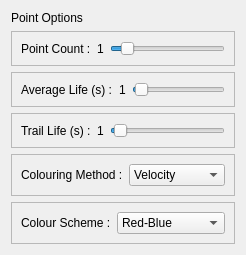
             <widget class="QWidget" name="tab">
              <attribute name="title">
               <string>Gradiant Flow</string>
              </attribute>
              <layout class="QVBoxLayout" name="verticalLayout_5">
               <item>
                <widget class="QLabel" name="label_3">
                 <property name="text">
                  <string>Point Options</string>
                 </property>
                </widget>
               </item>
               <item>
                <widget class="QFrame" name="frame_3">
                 <property name="frameShape">
                  <enum>QFrame::StyledPanel</enum>
                 </property>
                 <property name="frameShadow">
                  <enum>QFrame::Raised</enum>
                 </property>
                 <layout class="QHBoxLayout" name="horizontalLayout">
                  <item>
                   <widget class="QLabel" name="label">
                    <property name="toolTip">
                     <string>Number of points being rendered</string>
                    </property>
                    <property name="text">
                     <string>Point Count :</string>
                    </property>
                   </widget>
                  </item>
                  <item>
                   <widget class="QLabel" name="Label_Point_Count">
                    <property name="text">
                     <string>1</string>
                    </property>
                   </widget>
                  </item>
                  <item>
                   <widget class="QSlider" name="Silder_GradientFlow_PointCount">
                    <property name="minimum">
                     <number>1</number>
                    </property>
                    <property name="maximum">
                     <number>1000</number>
                    </property>
                    <property name="value">
                     <number>100</number>
                    </property>
                    <property name="orientation">
                     <enum>Qt::Horizontal</enum>
                    </property>
                   </widget>
                  </item>
                 </layout>
                </widget>
               </item>
               <item>
                <widget class="QFrame" name="frame_7">
                 <property name="frameShape">
                  <enum>QFrame::StyledPanel</enum>
                 </property>
                 <property name="frameShadow">
                  <enum>QFrame::Raised</enum>
                 </property>
                 <layout class="QHBoxLayout" name="horizontalLayout_5">
                  <item>
                   <widget class="QLabel" name="label_6">
                    <property name="text">
                     <string>Average Life (s) :</string>
                    </property>
                   </widget>
                  </item>
                  <item>
                   <widget class="QLabel" name="Text_Label_AvgLife">
                    <property name="text">
                     <string>1</string>
                    </property>
                   </widget>
                  </item>
                  <item>
                   <widget class="QSlider" name="Silder_GradientFlow_AverageLife">
                    <property name="minimum">
                     <number>100</number>
                    </property>
                    <property name="maximum">
                     <number>30000</number>
                    </property>
                    <property name="singleStep">
                     <number>100</number>
                    </property>
                    <property name="value">
                     <number>1000</number>
                    </property>
                    <property name="orientation">
                     <enum>Qt::Horizontal</enum>
                    </property>
                   </widget>
                  </item>
                 </layout>
                </widget>
               </item>
               <item>
                <widget class="QFrame" name="frame_8">
                 <property name="frameShape">
                  <enum>QFrame::StyledPanel</enum>
                 </property>
                 <property name="frameShadow">
                  <enum>QFrame::Raised</enum>
                 </property>
                 <layout class="QHBoxLayout" name="horizontalLayout_7">
                  <item>
                   <widget class="QLabel" name="label_8">
                    <property name="text">
                     <string>Trail Life (s) :</string>
                    </property>
                   </widget>
                  </item>
                  <item>
                   <widget class="QLabel" name="Text_Label_TrailLife">
                    <property name="text">
                     <string>1</string>
                    </property>
                   </widget>
                  </item>
                  <item>
                   <widget class="QSlider" name="Silder_GradientFlow_TrailLife">
                    <property name="minimum">
                     <number>100</number>
                    </property>
                    <property name="maximum">
                     <number>30000</number>
                    </property>
                    <property name="singleStep">
                     <number>100</number>
                    </property>
                    <property name="value">
                     <number>1000</number>
                    </property>
                    <property name="orientation">
                     <enum>Qt::Horizontal</enum>
                    </property>
                   </widget>
                  </item>
                 </layout>
                </widget>
               </item>
               <item>
                <widget class="QFrame" name="frame_9">
                 <property name="frameShape">
                  <enum>QFrame::StyledPanel</enum>
                 </property>
                 <property name="frameShadow">
                  <enum>QFrame::Raised</enum>
                 </property>
                 <layout class="QHBoxLayout" name="horizontalLayout_8">
                  <item>
                   <widget class="QLabel" name="label_9">
                    <property name="text">
                     <string>Colouring Method :</string>
                    </property>
                   </widget>
                  </item>
                  <item>
                   <widget class="QComboBox" name="ComboBox_GradientFlow_ColouringMethod">
                    <property name="currentText">
                     <string>Velocity</string>
                    </property>
                    <property name="currentIndex">
                     <number>0</number>
                    </property>
                    <property name="maxCount">
                     <number>10</number>
                    </property>
                    <item>
                     <property name="text">
                      <string>Velocity</string>
                     </property>
                    </item>
                    <item>
                     <property name="text">
                      <string>Mono</string>
                     </property>
                    </item>
                    <item>
                     <property name="text">
                      <string>LifeTime</string>
                     </property>
                    </item>
                    <item>
                     <property name="text">
                      <string>Angle</string>
                     </property>
                    </item>
                    <item>
                     <property name="text">
                      <string>RAINBOW</string>
                     </property>
                    </item>
                   </widget>
                  </item>
                 </layout>
                </widget>
               </item>
               <item>
                <widget class="QFrame" name="frame_10">
                 <property name="frameShape">
                  <enum>QFrame::StyledPanel</enum>
                 </property>
                 <property name="frameShadow">
                  <enum>QFrame::Raised</enum>
                 </property>
                 <layout class="QHBoxLayout" name="horizontalLayout_6">
                  <item>
                   <widget class="QLabel" name="label_7">
                    <property name="text">
                     <string>Colour Scheme :</string>
                    </property>
                   </widget>
                  </item>
                  <item>
                   <widget class="QComboBox" name="ComboBox_GradientFlow_ColouringScheme">
                    <item>
                     <property name="text">
                      <string>Red-Blue</string>
                     </property>
                    </item>
                    <item>
                     <property name="text">
                      <string>Hot Rainbow</string>
                     </property>
                    </item>
                    <item>
                     <property name="text">
                      <string>Cold Rainbow</string>
                     </property>
                    </item>
                    <item>
                     <property name="text">
                      <string>Purple-Silver</string>
                     </property>
                    </item>
                    <item>
                     <property name="text">
                      <string>Blue-Gold</string>
                     </property>
                    </item>
                   </widget>
                  </item>
                 </layout>
                </widget>
               </item>
              </layout>
             </widget>
